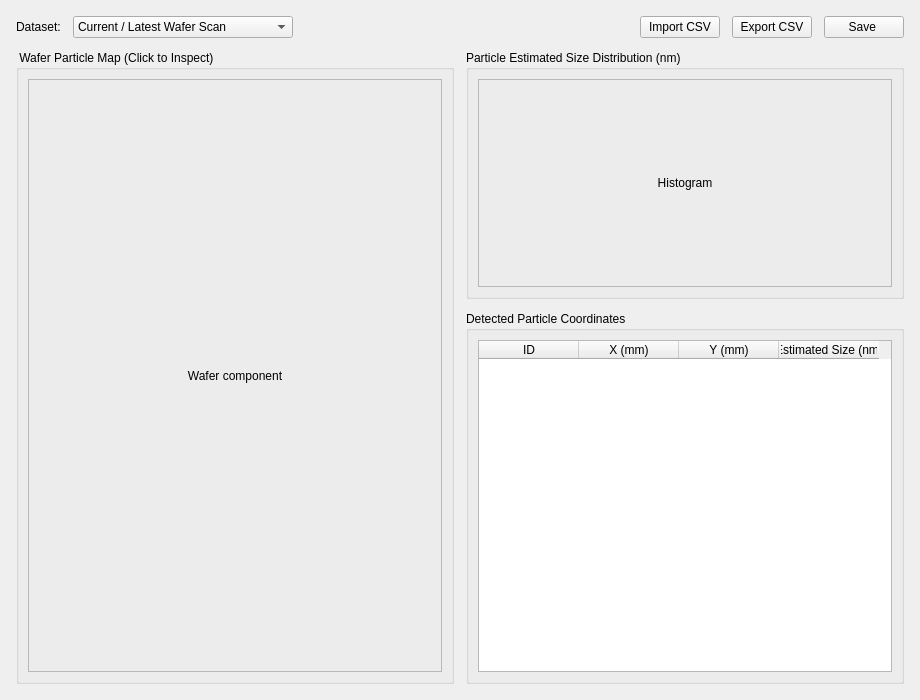
<?xml version="1.0" encoding="UTF-8"?>
<ui version="4.0">
 <class>PageResults</class>
 <widget class="QWidget" name="PageResults">
  <property name="geometry">
   <rect>
    <x>0</x>
    <y>0</y>
    <width>920</width>
    <height>700</height>
   </rect>
  </property>
  <layout class="QVBoxLayout" name="verticalLayout_main" stretch="0,1">
   <property name="spacing">
    <number>12</number>
   </property>
   <property name="leftMargin">
    <number>16</number>
   </property>
   <property name="topMargin">
    <number>16</number>
   </property>
   <property name="rightMargin">
    <number>16</number>
   </property>
   <property name="bottomMargin">
    <number>16</number>
   </property>
   <item>
    <layout class="QHBoxLayout" name="layout_toolbar">
     <item>
      <widget class="QLabel" name="label_select">
       <property name="text">
        <string>Dataset:</string>
       </property>
      </widget>
     </item>
     <item>
      <widget class="QComboBox" name="combo_dataset">
       <property name="minimumSize">
        <size>
         <width>220</width>
         <height>0</height>
        </size>
       </property>
       <item>
        <property name="text">
         <string>Current / Latest Wafer Scan</string>
        </property>
       </item>
      </widget>
     </item>
     <item>
      <spacer name="horizontalSpacer">
       <property name="orientation">
        <enum>Qt::Orientation::Horizontal</enum>
       </property>
       <property name="sizeHint" stdset="0">
        <size>
         <width>40</width>
         <height>20</height>
        </size>
       </property>
      </spacer>
     </item>
     <item>
      <widget class="QPushButton" name="btn_import_csv">
       <property name="text">
        <string>Import CSV</string>
       </property>
      </widget>
     </item>
     <item>
      <widget class="QPushButton" name="btn_export_csv">
       <property name="text">
        <string>Export CSV</string>
       </property>
      </widget>
     </item>
     <item>
      <widget class="QPushButton" name="btn_export_map_png">
       <property name="text">
        <string>Save </string>
       </property>
      </widget>
     </item>
    </layout>
   </item>
   <item>
    <layout class="QHBoxLayout" name="layout_results_body" stretch="1,1">
     <property name="spacing">
      <number>12</number>
     </property>
     <item>
      <widget class="QGroupBox" name="group_results_map">
       <property name="title">
        <string> Wafer Particle Map (Click to Inspect)</string>
       </property>
       <layout class="QVBoxLayout" name="verticalLayout_1">
        <item>
         <widget class="QFrame" name="placeholder_results_wafer_map">
          <property name="frameShape">
           <enum>QFrame::Shape::StyledPanel</enum>
          </property>
          <layout class="QVBoxLayout" name="layout_results_wafer_map">
           <item>
            <widget class="QLabel" name="lbl_res_map_placeholder">
             <property name="text">
              <string>Wafer component</string>
             </property>
             <property name="alignment">
              <set>Qt::AlignmentFlag::AlignCenter</set>
             </property>
            </widget>
           </item>
          </layout>
         </widget>
        </item>
       </layout>
      </widget>
     </item>
     <item>
      <layout class="QVBoxLayout" name="layout_right_panes" stretch="2,3">
       <property name="spacing">
        <number>12</number>
       </property>
       <item>
        <widget class="QGroupBox" name="group_histogram">
         <property name="title">
          <string>Particle Estimated Size Distribution (nm)</string>
         </property>
         <layout class="QVBoxLayout" name="verticalLayout_2">
          <item>
           <widget class="QFrame" name="placeholder_histogram">
            <property name="frameShape">
             <enum>QFrame::Shape::StyledPanel</enum>
            </property>
            <layout class="QVBoxLayout" name="layout_histogram">
             <item>
              <widget class="QLabel" name="lbl_hist_placeholder">
               <property name="text">
                <string>Histogram</string>
               </property>
               <property name="alignment">
                <set>Qt::AlignmentFlag::AlignCenter</set>
               </property>
              </widget>
             </item>
            </layout>
           </widget>
          </item>
         </layout>
        </widget>
       </item>
       <item>
        <widget class="QGroupBox" name="group_defect_table">
         <property name="title">
          <string>Detected Particle Coordinates</string>
         </property>
         <layout class="QVBoxLayout" name="verticalLayout_3">
          <item>
           <widget class="QTableWidget" name="table_defects">
            <property name="alternatingRowColors">
             <bool>true</bool>
            </property>
            <property name="selectionBehavior">
             <enum>QAbstractItemView::SelectionBehavior::SelectRows</enum>
            </property>
            <property name="sortingEnabled">
             <bool>true</bool>
            </property>
            <column>
             <property name="text">
              <string>ID</string>
             </property>
            </column>
            <column>
             <property name="text">
              <string>X (mm)</string>
             </property>
            </column>
            <column>
             <property name="text">
              <string>Y (mm)</string>
             </property>
            </column>
            <column>
             <property name="text">
              <string>Estimated Size (nm)</string>
             </property>
            </column>
           </widget>
          </item>
         </layout>
        </widget>
       </item>
      </layout>
     </item>
    </layout>
   </item>
  </layout>
 </widget>
 <resources/>
 <connections/>
</ui>
